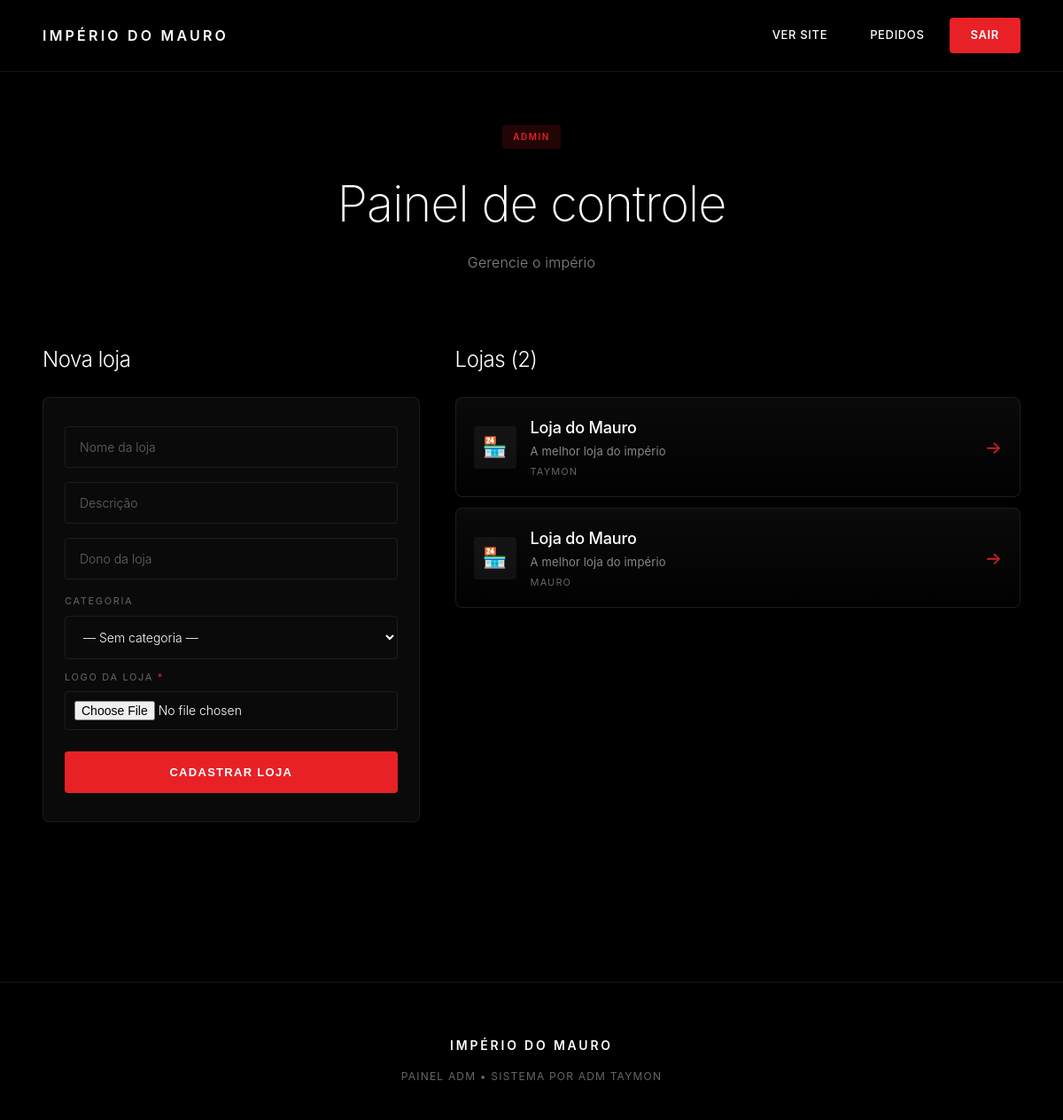
The page /painel (signed in) on the database its author committed.
### tables this page shows
CREATE TABLE lojas (
            id INTEGER PRIMARY KEY AUTOINCREMENT,
            nome TEXT NOT NULL,
            descricao TEXT,
            dono TEXT
        , imagem TEXT, categoria_id INTEGER);

### app.py (the view, shortened to what this page needs)
@app.route("/painel", methods=["GET", "POST"])
def painel():
    if "adm" not in session:
        return redirect(url_for("login"))
    erro = None
    conn = sqlite3.connect(DB)
    c = conn.cursor()
    c.execute("SELECT * FROM lojas")
    lojas = c.fetchall()
    c.execute("SELECT id, nome, icone FROM categorias ORDER BY nome")
    categorias = c.fetchall()
    conn.close()
    return render_template("painel.html", lojas=lojas, categorias=categorias, erro=erro)

### app.py (called while the page is built)
@app.before_request
def checar_manutencao():
    rotas_livres = ["/login", "/manutencao", "/static/favicon.svg"]
    if request.path.startswith("/static/"):
        return
    if request.path in rotas_livres:
        return
    if session.get("adm"):
        return
    if MODO_MANUTENCAO:
        return render_template("manutencao.html"), 503

@app.context_processor
def injetar_contexto():
    carrinho = session.get("carrinho", {})
    total_itens = sum(carrinho.values()) if carrinho else 0
    return {
        "total_carrinho": total_itens,
        "cliente_logado": session.get("cliente_id") is not None,
        "cliente_nome": session.get("cliente_nome", "")
    }

### templates/painel.html (shortened to what this page needs)
<!DOCTYPE html>
<html lang="pt-br">
<head>
    <link rel="stylesheet" href="/static/css/style.css">
</head>
<body>
    <nav class="navbar-tesla">
        <a href="/" class="logo">Império do Mauro</a>
        <div class="nav-links" style="margin-left: auto;">
            <a href="/">Ver site</a>
            <a href="/admin/pedidos">Pedidos</a>
            <a href="/logout" class="btn-tesla">Sair</a>
        </div>
    </nav>
    <section style="padding: 140px 48px 40px; text-align: center;">
        <div class="badge-tesla" style="margin-bottom: 20px;">Admin</div>
        <h1 style="font-size: clamp(32px, 5vw, 56px); font-weight: 200; letter-spacing: -0.02em;">
            Painel de controle
        </h1>
        <p style="color: var(--gray-400); font-weight: 300; margin-top: 12px;">Gerencie o império</p>
    </section>
    <section class="section-tesla" style="padding-top: 40px;">
        <div style="display: grid; grid-template-columns: 1fr 1.5fr; gap: 40px;">
            <div>
                <h2 class="section-title-tesla" style="font-size: 24px; margin-bottom: 24px;">Nova loja</h2>
                <form method="POST" enctype="multipart/form-data" class="form-tesla" style="padding: 32px 24px;">
                    <input type="text" name="nome" class="input-tesla" placeholder="Nome da loja" required>
                    <input type="text" name="descricao" class="input-tesla" placeholder="Descrição" required>
                    <input type="text" name="dono" class="input-tesla" placeholder="Dono da loja" required>
                    <label style="display: block; font-size: 11px; letter-spacing: 0.15em; text-transform: uppercase; color: var(--gray-500); margin-bottom: 8px;">
                        Categoria
                    </label>
                    <select name="categoria_id" class="input-tesla" style="margin-bottom: 12px;">
                        <option value="">— Sem categoria —</option>
                    </select>
                    <label style="display: block; font-size: 11px; letter-spacing: 0.15em; text-transform: uppercase; color: var(--gray-500); margin-bottom: 8px;">
                        Logo da loja <span style="color: var(--tesla-red);">*</span>
                    </label>
                    <input type="file" name="imagem" accept="image/*" class="input-tesla" style="padding: 10px;" required>
                    <button type="submit" class="btn-tesla-full">Cadastrar loja</button>
                </form>
            </div>
            <div>
                <h2 class="section-title-tesla" style="font-size: 24px; margin-bottom: 24px;">Lojas ({{ lojas|length }})</h2>
                {% if lojas %}
                    <div style="display: flex; flex-direction: column; gap: 12px;">
                        {% for loja in lojas %}
                            <a href="/loja/{{ loja[0] }}" class="store-tesla" style="min-height: auto; padding: 20px;">
                                <div style="position: relative; z-index: 2; display: flex; justify-content: space-between; align-items: center; gap: 16px;">
                                    <div style="display: flex; align-items: center; gap: 16px; flex: 1;">
                                        {% if loja[4] %}
                                            <img src="{{ loja[4] }}" style="width: 48px; height: 48px; border-radius: 4px; object-fit: cover;">
                                        {% else %}
                                            <div style="width: 48px; height: 48px; border-radius: 4px; background: rgba(255,255,255,0.05); display: flex; align-items: center; justify-content: center; font-size: 22px;">🏪</div>
                                        {% endif %}
                                        <div>
                                            <h3 style="font-size: 18px; margin-bottom: 4px;">{{ loja[1] }}</h3>
                                            <p style="font-size: 13px; color: var(--gray-400);">{{ loja[2] }}</p>
                                            <p style="font-size: 11px; letter-spacing: 0.1em; text-transform: uppercase; color: var(--gray-500); margin-top: 4px;">{{ loja[3] }}</p>
                                        </div>
                                    </div>
                                    <span style="color: var(--tesla-red); font-size: 20px;">→</span>
                                </div>
                            </a>
                        {% endfor %}
                    </div>
                {% else %}
                    <div style="text-align: center; padding: 60px 20px; background: var(--gray-900); border-radius: 8px; color: var(--gray-500);">
                        Nenhuma loja ainda
                    </div>
                {% endif %}
            </div>
        </div>
    </section>
    <footer class="footer-tesla">
        <div class="footer-brand">Império do Mauro</div>
        <p>Painel ADM • Sistema por ADM Taymon</p>
    </footer>
</body>
</html>

### static/css/style.css (style rules this page uses)
:root { --black: #000000; --white: #ffffff; --gray-900: #0a0a0a; --gray-800: #111111; --gray-700: #1a1a1a; --gray-500: #666666; --gray-400: #888888; --gray-300: #bbbbbb; --tesla-red: #e82127; --tesla-red-hover: #c41c21; --border-subtle: rgba(255,255,255,0.08); --font: -apple-system, BlinkMacSystemFont, 'Segoe UI', 'Inter', 'Helvetica Neue', Arial, sans-serif; }
* { box-sizing: border-box; margin: 0; padding: 0; }
html { scroll-behavior: smooth; }
body { background: var(--black); color: var(--white); font-family: var(--font); font-weight: 400; line-height: 1.5; letter-spacing: 0.01em; -webkit-font-smoothing: antialiased; min-height: 100vh; }
.navbar-tesla { position: fixed; top: 0; left: 0; right: 0; padding: 20px 48px; display: flex; align-items: center; gap: 32px; background: rgba(0,0,0,0.72); backdrop-filter: blur(20px); -webkit-backdrop-filter: blur(20px); z-index: 1000; transition: all 0.3s ease; border-bottom: 1px solid var(--border-subtle); }
.navbar-tesla .logo { font-size: 16px; font-weight: 600; letter-spacing: 0.2em; text-transform: uppercase; color: var(--white); text-decoration: none; white-space: nowrap; }
.navbar-tesla .nav-links { display: flex; align-items: center; gap: 8px; }
.navbar-tesla .nav-links a { color: var(--white); text-decoration: none; font-size: 13px; font-weight: 500; letter-spacing: 0.05em; padding: 10px 20px; border-radius: 4px; transition: all 0.2s; text-transform: uppercase; }
.btn-tesla { background: var(--tesla-red) !important; color: var(--white) !important; padding: 10px 24px !important; border-radius: 4px !important; font-weight: 600 !important; letter-spacing: 0.05em !important; transition: all 0.2s !important; border: none; cursor: pointer; text-decoration: none; display: inline-block; font-size: 13px; text-transform: uppercase; }
.section-tesla { padding: 100px 48px; max-width: 1400px; margin: 0 auto; }
.section-title-tesla { font-size: clamp(28px, 4vw, 48px); font-weight: 300; letter-spacing: -0.02em; color: var(--white); }
.store-tesla { background: var(--gray-900); border-radius: 8px; overflow: hidden; text-decoration: none; color: var(--white); transition: all 0.4s cubic-bezier(0.4, 0, 0.2, 1); position: relative; min-height: 320px; display: flex; flex-direction: column; justify-content: flex-end; padding: 32px; border: 1px solid var(--border-subtle); }
.store-tesla::before { content: ''; position: absolute; inset: 0; background: linear-gradient(180deg, transparent 0%, rgba(0,0,0,0.9) 100%); z-index: 1; transition: opacity 0.4s; }
.store-tesla h3 { font-size: 24px; font-weight: 500; letter-spacing: -0.01em; margin-bottom: 8px; }
.form-tesla { max-width: 480px; margin: 0 auto; background: var(--gray-900); padding: 48px 40px; border-radius: 8px; border: 1px solid var(--border-subtle); }
.input-tesla { width: 100%; padding: 14px 16px; background: transparent; border: 1px solid var(--border-subtle); border-radius: 4px; color: var(--white); font-size: 14px; font-family: var(--font); font-weight: 300; margin-bottom: 16px; transition: all 0.2s; }
.input-tesla::placeholder { color: var(--gray-500); }
.btn-tesla-full { width: 100%; padding: 16px; background: var(--tesla-red); color: var(--white); border: none; border-radius: 4px; font-size: 13px; letter-spacing: 0.1em; text-transform: uppercase; font-weight: 600; cursor: pointer; transition: all 0.2s; margin-top: 8px; }
.footer-tesla { border-top: 1px solid var(--border-subtle); padding: 60px 48px 40px; text-align: center; color: var(--gray-500); font-size: 12px; letter-spacing: 0.1em; text-transform: uppercase; margin-top: 80px; }
.footer-tesla .footer-brand { font-size: 14px; letter-spacing: 0.2em; color: var(--white); font-weight: 600; margin-bottom: 16px; }
.badge-tesla { display: inline-block; padding: 6px 12px; background: rgba(232, 33, 39, 0.15); color: var(--tesla-red); font-size: 10px; letter-spacing: 0.15em; text-transform: uppercase; font-weight: 600; border-radius: 3px; }

### rows shown on the page
lojas: nome "Loja do Mauro", descricao "A melhor loja do império", dono "TAYMON"
lojas: nome "Loja do Mauro", descricao "A melhor loja do império", dono "MAURO"

### other values the page prints
{{ lojas|length }} "2"
